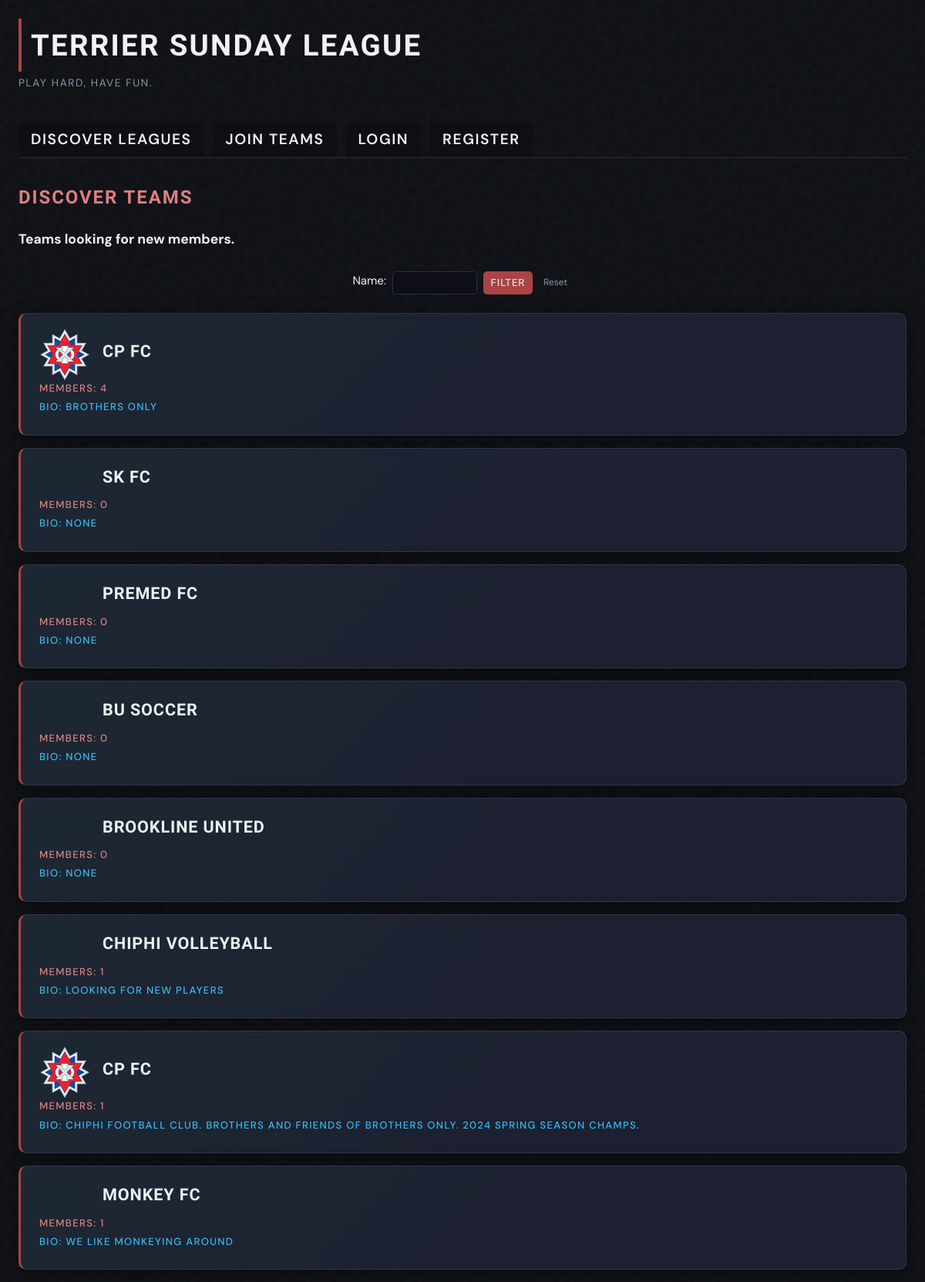
The page /sundayleague/teams/ on the database as committed earlier.
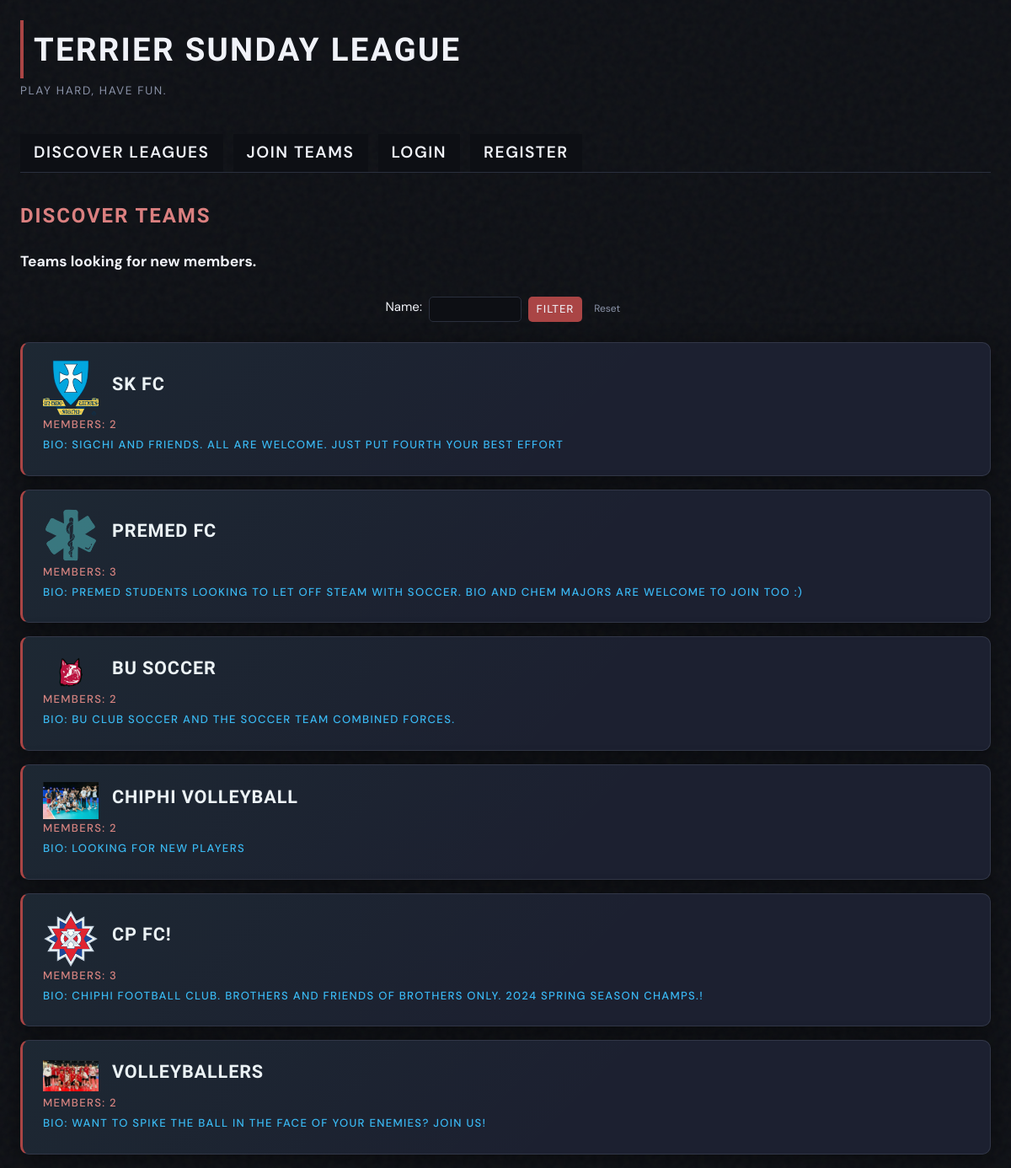
The same page on the database as committed later.
### SundayLeague/models.py (models this page shows, shortened)
class Team(models.Model):
  team_admin = models.ForeignKey(User, on_delete=models.CASCADE) # Controls team settings and can add new members
  name = models.TextField()
  leagues = models.ManyToManyField(League, related_name="teams")
  picture = models.ImageField(default=None, blank=True, null=True)
  discoverable = models.BooleanField(default=True)
  bio = models.TextField(blank=True, null=True)
  def getTeamMembers(self):
    members = TeamMember.objects.filter(team=self)
    return members
  def getImageUrl(self):
    if self.picture:
      return self.picture.url
    else:
      return ''

### SundayLeague/views.py (the view)
# urls.py: path('teams/', ListTeams.as_view(), name='list_teams'),
class ListTeams(ListView):
  model=Team
  template_name='SundayLeague/list_teams.html'
  context_object_name='teams'
  def get_queryset(self):
        queryset = super().get_queryset()
        team_name = self.request.GET.get('name')
        if team_name:
          queryset = queryset.filter(name__icontains=team_name)
        return queryset

### SundayLeague/templates/SundayLeague/list_teams.html
{% extends 'SundayLeague/base.html' %}
{% block content %}
  <h2>Discover Teams</h2>
  <h3>Teams looking for new members.</h3>
  {% include 'SundayLeague/search_forms/team_query.html' %}
  {% for team in teams %}
  <a href="{% url 'detail_team' team.pk %}">
    <div class="card">
        <div class="game-card-header">
          <img src="{{team.getImageUrl}}" class="team-pfp">
          <p class="league-title">{{team.name}}</p>
        </div>
        <p class="type-text">Members: {{team.getTeamMembers|length}}</p>
        <p class="seriousness">Bio: {{team.bio}}</p>
    </div>
  </a>
  {% endfor %}
{% endblock %}

### SundayLeague/templates/SundayLeague/base.html (shortened to what this page needs)
{% load static %}
<!DOCTYPE html>
<html>
  <head>
    <link rel="stylesheet" href="{% static 'sundayleague.css' %}">
  </head>
  <html>
    <h1>Terrier Sunday League</h1>
    <h4> Play hard, have fun. </h4>
     <div class="my-stuff">
      {% if user.is_authenticated %}
        <a href="{% url 'detail_profile' user.slprofile.pk %}">Profile</a>
        <a href="{% url 'my_leagues' %}">My Leagues</a>
        <a href="{% url 'my_teams' %}">My Teams</a>
        <a href="{% url 'my_games' %}">My Games</a>
        <a href="{% url 'list_leagues' %}">Discover Leagues</a>
        <a href="{% url 'list_teams' %}">Join teams</a>
        <form method="POST" action="{% url 'logout' %}">
          {% csrf_token %}
          <input type="submit" value="Logout">
        </form>
      {% else %}
        <a href="{% url 'list_leagues' %}">Discover Leagues</a>
        <a href="{% url 'list_teams' %}">Join teams</a>
        <a href="{% url 'login' %}">Login</a>
        <a href="{% url 'register' %}">Register</a>
      {% endif %}
    </div>
    <hr>
    {% block content %}
    {% endblock %}
  </html>
</html>

### SundayLeague/templates/SundayLeague/search_forms/team_query.html
{% block content %}
<div class="search-bar">
  <form method="GET">
    <label>Name:</label>
    <input type="text" name="name" value="{% if request.GET.name %}{{ request.GET.name }}{% endif %}">
    <button type="submit">Filter</button>
    <a href="{{ request.path }}">Reset</a>
  </form>
</div>
{% endblock %}

### static/sundayleague.css (style rules this page uses)
:root { --bg-base: #0d0f14; --bg-card: #1c2030; --border-subtle: #2a2f3d; --border-card: #323748; --accent-green: #AA4545; --accent-amber: #DB8080; --accent-sky: #3ab8f5; --text-primary: #f0f2f8; --text-secondary: #8b93a8; --text-secondary-light: #f0f2f8; --text-dim: #555d72; --card-shadow: 0 4px 24px rgba(0,0,0,0.45); --glow-green: 0 0 12px rgba(57,232,122,0.25); --glow-amber: 0 0 12px rgba(245,166,35,0.22); }
*, *::before, *::after { box-sizing: border-box; margin: 0; padding: 0; }
h1 { font-family: 'Barlow Condensed', sans-serif; font-size: 2.4rem; font-weight: 700; letter-spacing: 0.06em; text-transform: uppercase; color: var(--text-primary); border-left: 4px solid var(--accent-green); padding: 0.25rem 0 0.25rem 0.75rem; margin: 1.5rem 1.5rem 0.25rem; }
h4 { font-family: 'DM Sans', sans-serif; font-size: 0.85rem; font-weight: 400; color: var(--text-secondary); letter-spacing: 0.12em; text-transform: uppercase; margin: 0 1.5rem 1rem; }
hr { border: none; border-top: 1px solid var(--border-subtle); margin: 0 1.5rem 2rem; }
h2 { font-family: 'Barlow Condensed', sans-serif; font-size: 1.5rem; font-weight: 600; letter-spacing: 0.08em; text-transform: uppercase; color: var(--accent-amber); margin: 0 1.5rem 1.25rem; }
h3 { margin: 0 1.5rem 1.25rem; }
.card { background: var(--bg-card); border: 1px solid var(--border-card); border-radius: 10px; padding: 1.25rem 1.5rem; margin: 0 1.5rem 1rem; box-shadow: var(--card-shadow); cursor: pointer; position: relative; overflow: hidden; transition: transform 0.18s ease, box-shadow 0.18s ease, border-color 0.18s ease; border-left: 3px solid var(--accent-green); }
.card::before { content: ''; position: absolute; inset: 0; background: linear-gradient(135deg, rgba(57,232,122,0.04) 0%, transparent 60%); pointer-events: none; }
.game-card-header { display: flex; flex-direction: row; align-items: center; }
.league-title { font-family: 'Barlow Condensed', sans-serif; font-size: 1.35rem; font-weight: 700; letter-spacing: 0.04em; text-transform: uppercase; color: var(--text-primary); margin-bottom: 0.5rem; }
.team-pfp { width: 6%; height: auto; margin-right: 1rem; font-size: 1.35rem; font-weight: 700; }
.type-text { font-size: 0.82rem; font-weight: 500; letter-spacing: 0.1em; text-transform: uppercase; color: var(--accent-amber); margin-bottom: 0.2rem; }
.seriousness { font-size: 0.82rem; font-weight: 500; letter-spacing: 0.1em; text-transform: uppercase; color: var(--accent-sky); margin-bottom: 0.35rem; }
.my-stuff { display: flex; gap: 0.75rem; flex-wrap: wrap; padding: 1.5rem 1.5rem 0; margin-top: 1rem; }
.my-stuff a { font-family: 'DM Sans', sans-serif; font-size: 1.2rem; font-weight: 600; letter-spacing: 0.08em; text-transform: uppercase; text-decoration: none; padding: 0.45rem 1rem; background: var(--bg-base); transition: color 0.15s ease, border-color 0.15s ease, background 0.15s ease; }
a:link { text-decoration: none; color: var(--text-secondary-bright);; }
.search-bar { display: flex; justify-content: center; margin: 1rem 1.5rem; }
.search-bar form { display: flex; flex-wrap: wrap; gap: 0.5rem; background: transparent; border: none; padding: 0.5rem; }
.search-bar input { background: var(--bg-base); border: 1px solid var(--border-subtle); border-radius: 5px; padding: 0.35rem 0.5rem; color: var(--text-primary); font-family: 'DM Sans', sans-serif; font-size: 0.8rem; width: 110px; }
.search-bar button { font-family: 'Barlow Condensed', sans-serif; font-size: 0.8rem; letter-spacing: 0.08em; text-transform: uppercase; color: var(--text-primary); background: var(--accent-green); border: none; border-radius: 5px; padding: 0.35rem 0.6rem; cursor: pointer; transition: transform 0.15s ease, box-shadow 0.15s ease; }
.search-bar a { font-size: 0.75rem; color: var(--text-secondary); text-decoration: none; display: flex; align-items: center; padding: 0 0.4rem; }

Rows that differ between the two databases and show on the page:
removed Team: getImageUrl (picture), name "CP FC", getTeamMembers|length "4", bio "BROTHERS ONLY"
removed Team: name "BROOKLINE UNITED", getTeamMembers|length "0", bio "NONE"
removed Team: name "MONKEY FC", getTeamMembers|length "1", bio "WE LIKE MONKEYING AROUND"
changed Team "SK FC": getImageUrl: picture added; getTeamMembers|length "0" → "2"; bio "NONE" → "SIGCHI AND FRIENDS. ALL ARE WELCOME. JUST PUT FOURTH YOUR BEST EFFORT"
changed Team "PREMED FC": getImageUrl: picture added; getTeamMembers|length "0" → "3"; bio "NONE" → "PREMED STUDENTS LOOKING TO LET OFF STEAM WITH SOCCER. BIO AND CHEM MAJORS ARE WELCOME TO JOIN TOO :)"
changed Team "BU SOCCER": getImageUrl: picture added; getTeamMembers|length "0" → "2"; bio "NONE" → "BU CLUB SOCCER AND THE SOCCER TEAM COMBINED FORCES."
changed Team "CHIPHI VOLLEYBALL": getImageUrl: picture added; getTeamMembers|length "1" → "2"
changed Team: name "CP FC" → "CP FC!"; getTeamMembers|length "1" → "3"; bio "CHIPHI FOOTBALL CLUB. BROTHERS AND FRIENDS OF BROTHERS ONLY. 2024 SPRING SEASON CHAMPS." → "CHIPHI FOOTBALL CLUB. BROTHERS AND FRIENDS OF BROTHERS ONLY. 2024 SPRING SEASON CHAMPS.!"
added Team: getImageUrl (picture), name "VOLLEYBALLERS", getTeamMembers|length "2", bio "WANT TO SPIKE THE BALL IN THE FACE OF YOUR ENEMIES? JOIN US!"
